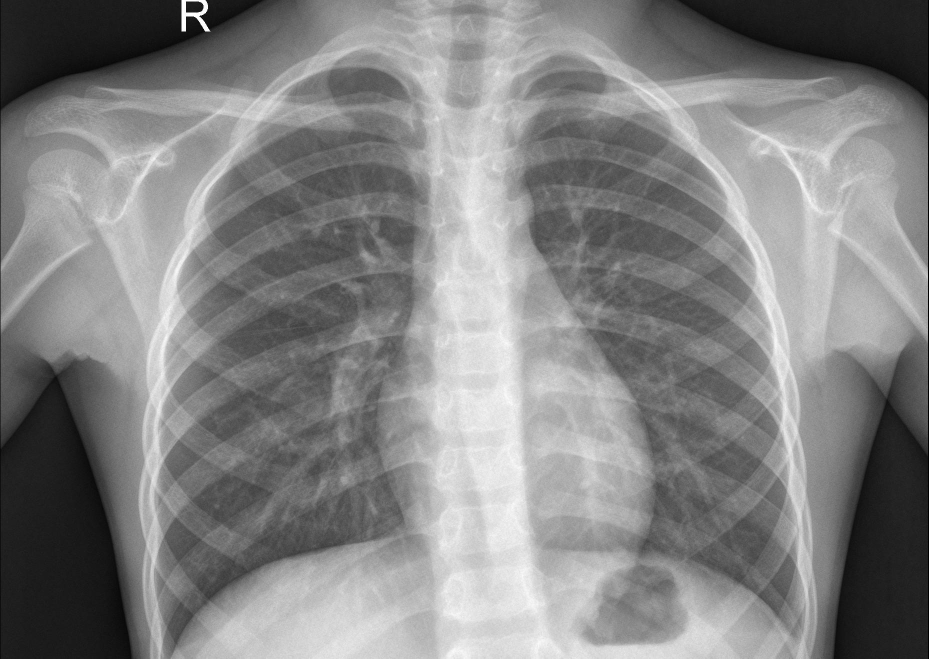
#> input picture project_1_basic_processing/xray.jpeg, 1857 x 1317 px (shown at 1/2 size)
$ jupyter execute code.ipynb
#> lines starting #> are read from the running program, lines starting #| are printed output that depends on the picture
[cell 1]
import cv2
import matplotlib.pyplot as plt

# 1. Load image (ضع نفس اسم الصورة التي رفعتها)
img = cv2.imread("xray.jpeg")
#> img is the input picture: shape (1317, 1857, 3); min 0, max 255, mean 131

# إذا غيرت اسم الملف عدله مثل:
# img = cv2.imread("lung.png")

# 2. Convert BGR → RGB
img_rgb = cv2.cvtColor(img, cv2.COLOR_BGR2RGB)

# 3. Convert to grayscale
gray = cv2.cvtColor(img_rgb, cv2.COLOR_RGB2GRAY)

# 4. Resize (اختياري لكنه مفيد)
gray_resized = cv2.resize(gray, (512, 512))
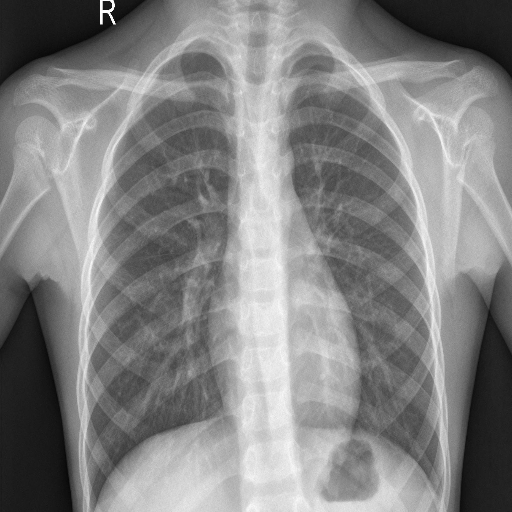
#> gray_resized: shape (512, 512); min 1, max 255, mean 131

# 5. عرض النتائج
plt.figure(figsize=(10, 5))

plt.subplot(1, 2, 1)
plt.title("Original X-ray")
plt.imshow(img_rgb)
plt.axis("off")

plt.subplot(1, 2, 2)
plt.title("Grayscale X-ray")
plt.imshow(gray_resized, cmap="gray")
plt.axis("off")

plt.show()
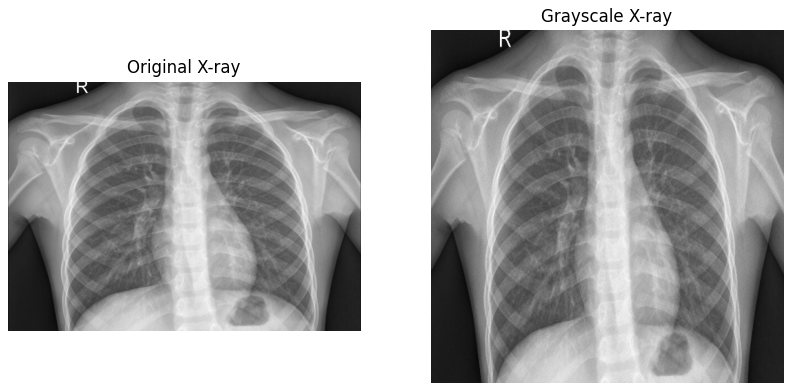
#> figure drawn by matplotlib, 2 panels

cv2.imwrite("gray_xray.jpg", gray_resized)
#> Out = True
